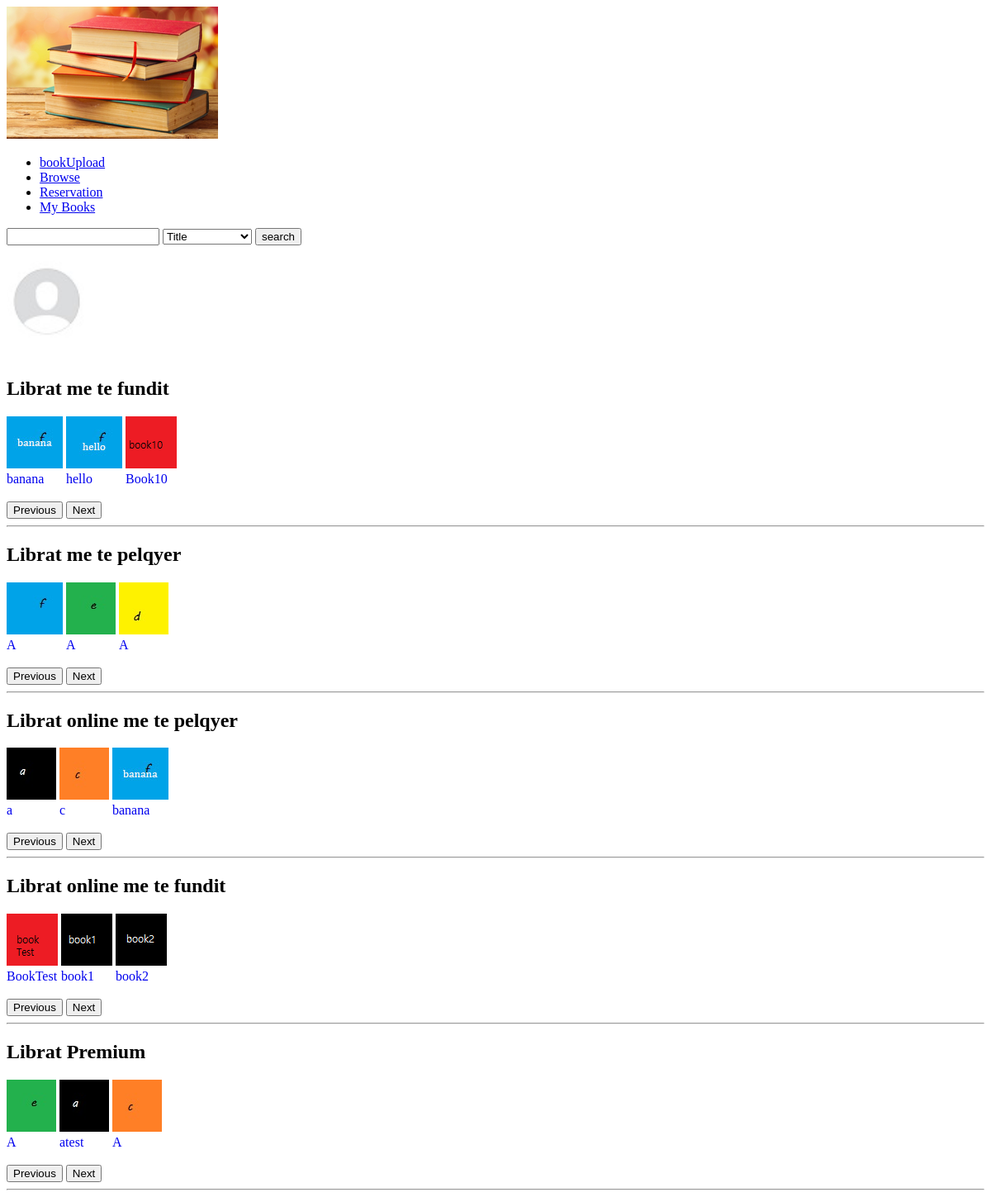
Page /user/home.php on the committed database.
### tables this page shows
CREATE TABLE `book` (
  `ISBN` varchar(30) NOT NULL,
  `title` varchar(50) NOT NULL,
  `publication_year` date NOT NULL,
  `publish_house` int(11) NOT NULL,
  `quantity` int(11) NOT NULL,
  `price` int(11) NOT NULL,
  `reservation_points` int(11) NOT NULL,
  `cover_photo` varchar(100) DEFAULT NULL,
  `description` varchar(200) DEFAULT NULL,
  `likes` int(11) DEFAULT NULL,
  `monthly_likes` int(11) DEFAULT 0
);

CREATE TABLE `online_books` (
  `id` int(11) NOT NULL,
  `user_id` int(11) NOT NULL,
  `title` varchar(40) NOT NULL,
  `publish_date` date NOT NULL,
  `likes` int(11) NOT NULL,
  `cover_photo` varchar(100) DEFAULT NULL,
  `description` varchar(200) DEFAULT NULL,
  `book_path` varchar(100) DEFAULT NULL,
  `monthly_likes` int(11) DEFAULT 0
);

### user/functions/bookSlider.php (the view)
<?php
	function createSlider($slideTitle, $queryResult, $type, $booksPerSlider, $slideNumber){
		echo "<div>";
		$ok=true;
		echo "<h2>".$slideTitle."</h2>";
		while ($ok) {
			echo "<div class='slidet".$slideNumber." fade'>";
			for($j=0;$j<$booksPerSlider;$j++){
				if($book=$queryResult->fetch_assoc()){
					if($type=="offline"){
					?>
						<a href="book.php?isbn=<?php echo $book['ISBN'] ?>">
						<div style="display: inline-block;">
						<img src="../images/books/<?php echo $book['cover_photo'] ?>"> <br>
						<?php echo $book["title"]; ?>
						</div></a>
					<?php
					}
					else{
					?>
						<a href="book.php?id=<?php echo $book['id'] ?>">
						<div style="display: inline-block;">
						<img src="../images/onlineBooks/<?php echo $book['cover_photo'] ?>"> <br>
						<?php echo $book["title"]; ?>
						</div></a>
					<?php
					}
				}
				else{
					$ok=false;
					break;
				}
			}
			echo "</div>";
		}
		echo "</div>";
		echo "<br>";
		echo "<button onclick='slide(-1,".($slideNumber-1).")'>Previous</button> ";
		echo "<button onclick='slide(1,".($slideNumber-1).")'>Next</button>";
		echo "<hr>";
	}
?>

### user/home.php (shortened to what this page needs)
<?php
	include "functions/DBconnection.php";
		$username=$_SESSION["username"];
		$sql="SELECT `name`,`surname`,`points`,`profile_photo` FROM users WHERE username='{$username}'";
		$result=$connection->query($sql);
		$user = $result->fetch_assoc();
		$numberOfBooksLimited=10;
		$sql="SELECT `ISBN`, title, cover_photo FROM book ORDER BY publication_year DESC LIMIT ".$numberOfBooksLimited;
		$libratSipasDates=$connection->query($sql);
		$sql="SELECT `ISBN`, title, cover_photo FROM book ORDER BY likes DESC LIMIT ".$numberOfBooksLimited;
		$libratSipasPelqimeve=$connection->query($sql);
		$sql="SELECT `id`, title, cover_photo FROM online_books ORDER BY likes DESC LIMIT ".$numberOfBooksLimited;
		$libratOnlineSipasPelqimeve=$connection->query($sql);
		$sql="SELECT `id`, title, cover_photo FROM online_books ORDER BY publish_date DESC LIMIT ".$numberOfBooksLimited;
		$libratOnlineSipasDates=$connection->query($sql);
		$sql="SELECT `ISBN`, title, cover_photo FROM book WHERE reservation_points!=0 ORDER BY reservation_points DESC LIMIT ".$numberOfBooksLimited;
		$libratPremium=$connection->query($sql);
?>
<!DOCTYPE html>
<html>
<head>
	<link rel="stylesheet" type="text/css" href="/BibliotekaOnline/Styles/home.css">
</head>
<body>
	<div>
		<a href="home.php"><img src="/BibliotekaOnline/images/app/libraryLogo.ico"></a>
		<ul>
			<li><a href="bookUpload.php"> bookUpload </a></li>
			<li><a href="browse.php"> Browse </a></li>
			<li><a href="reservation.php">Reservation</a></li>
			<li><a href="myBooks.php">My Books</a></li>
		</ul>
		<form action="search.php" method="get">
		<input type="text" name="searchQuery" onkeyup="liveSearch(this.value)" autocomplete="off">
		<select name="filter" id="filter">
			<option value="title">Title</option>
		</select>
		<input type="submit" name="search" value="search">
		</form>
	</div>
	<br>
		<a href="profile.php">
			<div  id="profili">
			<?php
				$profilePhotoPath="/BibliotekaOnline/images/users/";
				if(empty($user["profile_photo"])){
						$profilePhotoPath.="default.jpg";
				}
				else{
					$profilePhotoPath.=$user["profile_photo"];
				}
				?>
			<img id="profile_photo" src="<?php  echo $profilePhotoPath  ?>">
			</div>
		</a>
				<br>
			<?php
				include "functions/bookSlider.php";
				createSlider("Librat me te fundit",$libratSipasDates,"offline",3,1);
				createSlider("Librat online me te pelqyer",$libratOnlineSipasPelqimeve,"online",3,3);
			?>
</body>
</html>

### Styles/home.css (style rules this page uses)
.slidet1,.slidet2,.slidet3,.slidet4,.slidet5 { display: none; }
img { position: relative; }
#profile_photo { width: 100px; height: 100px; border-radius: 50%; }

### rows in the picture
book: cover_photo (picture), title "banana"
book: cover_photo (picture), title "hello"
book: cover_photo (picture), title "Book10"
book: cover_photo (picture), title "A"
book: cover_photo (picture), title "A"
book: cover_photo (picture), title "A"
online_books: cover_photo (picture), title "a"
online_books: cover_photo (picture), title "c"
online_books: cover_photo (picture), title "banana"
online_books: cover_photo (picture), title "BookTest"
online_books: cover_photo (picture), title "book1"
online_books: cover_photo (picture), title "book2"
book: cover_photo (picture), title "atest"
book: cover_photo (picture), title "A"

### other values in the picture
$slideTitle "Librat me te fundit Librat me te pelqyer Librat online me te pelqyer Librat online me te fundit Librat Premium"
